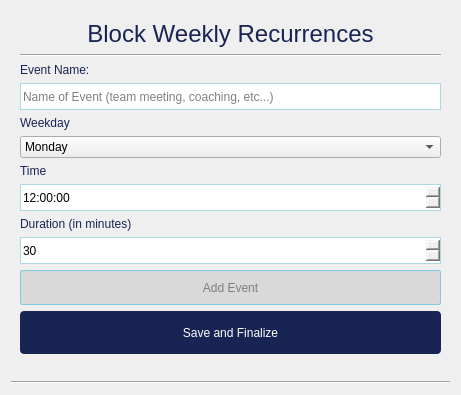
<?xml version="1.0" encoding="UTF-8"?>
<ui version="4.0">
 <class>Dialog</class>
 <widget class="QDialog" name="Dialog">
  <property name="geometry">
   <rect>
    <x>0</x>
    <y>0</y>
    <width>461</width>
    <height>395</height>
   </rect>
  </property>
  <property name="sizePolicy">
   <sizepolicy hsizetype="Expanding" vsizetype="Expanding">
    <horstretch>0</horstretch>
    <verstretch>0</verstretch>
   </sizepolicy>
  </property>
  <property name="maximumSize">
   <size>
    <width>463</width>
    <height>641</height>
   </size>
  </property>
  <property name="windowTitle">
   <string>Associate Setup</string>
  </property>
  <property name="styleSheet">
   <string notr="true">/* Set the color of text in PushButton to white */
QPushButton {
    background-color: #182454;
    color: white;
    border-radius: 4px;
    padding: 4px;
    font: 12pt &quot;Arial&quot;;
    height: 35px;
    
    
}
QPushButton:disabled{
    background-color: rgb(255, 225, 188);
    color: white;
    border-radius: 4px;
    padding: 4px;
    font: 12pt &quot;Arial&quot;;
    height: 35px;
}

/* Add a hover effect to buttons */
QPushButton:hover {
    background: #ff9d00;
    color: #ffffff
}

/* Add a pressed effect to buttons */
QPushButton:pressed {
    background: qlineargradient(x1: 0, y1: 0, x2: 0, y2: 1,
    stop: 0 #ff9d00, stop: 1 #ffb900);
}

QLabel{
	font: 87 9pt &quot;Arial&quot;;
   
	color: #182454;
    
}

QLineEdit{

    border: 1px solid lightblue;
    height: 25px;
}
QLineEdit:focus{
 
    border: 1px solid orange;   
}

QTimeEdit{
	border: 1px solid lightblue;
    font: 87 9pt &quot;Arial&quot;;
    height: 25px;
}
QTimeEdit:focus{
	border: 1px solid orange;
    font: 87 9pt &quot;Arial&quot;;
}

QDateTimeEdit{
	border: 1px solid lightblue;
    font: 87 9pt &quot;Arial&quot;;
    height: 25px;
}
QDateTimeEdit:focus{
	border: 1px solid orange;
    font: 87 9pt &quot;Arial&quot;;
}

QSpinBox{
	border: 1px solid lightblue;
    font: 87 9pt &quot;Arial&quot;;
    height: 25px;
}

QSpinBox:focus{
	border: 1px solid orange;
    font: 87 9pt &quot;Arial&quot;;
}</string>
  </property>
  <property name="sizeGripEnabled">
   <bool>false</bool>
  </property>
  <layout class="QGridLayout" name="gridLayout">
   <item row="1" column="0">
    <widget class="QStackedWidget" name="stackedWidget">
     <property name="styleSheet">
      <string notr="true">QTableWidget {
    border-radius: 10px;
    border: 2px solid rgb(227, 227, 227);
    background-color: rgb(227, 227, 227);
    color: rgb(11, 30, 100);
    font-weight: bold;
    font: calibri;
    gridline-color: #5f5f5f;
}

QTableCornerButton::section{
    background-color: #3c3c3c;
}
/* Add a hover effect to rows */
QTableWidget::item:hover {
    
    color: #7fcde1;
}

/* Add a hover effect to rows */
QTableWidget::item:selected {
    background-color: #6f6f6f;
    color: #7fcde1;

}

/* Set the color of text in TableWidget header to white */
QHeaderView::section {
    border-radius: 1px;
    border: 1px solid white;
    color: white;
    background-color: #3c3c3c;
    font: 9pt Arial;
    font-weight: bold;
}

QScrollBar:vertical{
    border: none;
    background-color: #303030;
    width: 14px;
    margin: 15px 0 15px 0;
    border-radius: 0px;
}

/*  HANDLE BAR VERTICAL */
QScrollBar::handle:vertical {	
	background-color: #6f6f6f;
	min-height: 30px;
	border-radius: 7px;
}
QScrollBar::handle:vertical:hover{	
	background-color: #ff9d00;
}
QScrollBar::handle:vertical:pressed {	
	background-color: #ffb900;
}

/* BTN TOP - SCROLLBAR */
QScrollBar::sub-line:vertical {
	border: none;
	background-color: #303030;
	height: 15px;
	border-top-left-radius: 7px;
	border-top-right-radius: 7px;
	subcontrol-position: top;
	subcontrol-origin: margin;
}

QScrollBar::sub-line:vertical:pressed {	
	background-color: #ffb900;
}

/* BTN BOTTOM - SCROLLBAR */
QScrollBar::add-line:vertical {
	border: none;
	background-color: #303030;
	height: 15px;
	border-bottom-left-radius: 7px;
	border-bottom-right-radius: 7px;
	subcontrol-position: bottom;
	subcontrol-origin: margin;
}

QScrollBar::add-line:vertical:pressed {	
	background-color: #ffb900;
}


/* RESET ARROW */
QScrollBar::up-arrow:vertical, QScrollBar::down-arrow:vertical {
	background: none;
}
QScrollBar::add-page:vertical, QScrollBar::sub-page:vertical {
	background: none;
}


/* HORIZONTAL SCROLLBAR - HOMEWORK */
QScrollBar:horizontal {
    border: none;
    background-color: #303030;
    height: 14px;
    margin: 0 15px 0 15px;
    border-radius: 0px;
}
QScrollBar::handle:horizontal {
	background-color: #6f6f6f;
	min-width: 30px;
	border-radius: 7px;
}

QScrollBar::handle:horizontal:hover{	
	background-color: #ff9d00;
}
QScrollBar::handle:horizontal:pressed {	
	background-color: #ffb900;
}
QScrollBar::add-line:horizontal {
	border: none;
	background-color: #303030;
	width: 15px;
	border-bottom-right-radius: 7px;
	border-top-right-radius: 7px;
	subcontrol-position: right;
	subcontrol-origin: margin;
}
QScrollBar::sub-line:horizontal {
	border: none;
	background-color: #303030;
	width: 15px;
	border-top-left-radius: 7px;
	border-bottom-left-radius: 7px;
	subcontrol-position: left;
	subcontrol-origin: margin;
}
QScrollBar::up-arrow:horizontal, QScrollBar::down-arrow:horizontal{

    background: none;
}
QScrollBar::add-page:horizontal, QScrollBar::sub-page:horizontal{

    background: none;
}</string>
     </property>
     <property name="currentIndex">
      <number>3</number>
     </property>
     <widget class="QWidget" name="welcome">
      <layout class="QHBoxLayout" name="horizontalLayout_2">
       <item>
        <layout class="QVBoxLayout" name="verticalLayout">
         <item>
          <widget class="QLabel" name="label_7">
           <property name="sizePolicy">
            <sizepolicy hsizetype="Preferred" vsizetype="Fixed">
             <horstretch>0</horstretch>
             <verstretch>0</verstretch>
            </sizepolicy>
           </property>
           <property name="font">
            <font>
             <family>Arial</family>
             <pointsize>18</pointsize>
             <weight>50</weight>
             <italic>false</italic>
             <bold>false</bold>
            </font>
           </property>
           <property name="styleSheet">
            <string notr="true">QLabel{
    color: #182454;
    font: 18pt &quot;Arial&quot;;
    font-weight: 400;
    
}</string>
           </property>
           <property name="text">
            <string>Welcome!</string>
           </property>
           <property name="alignment">
            <set>Qt::AlignCenter</set>
           </property>
          </widget>
         </item>
         <item>
          <widget class="QLabel" name="label_10">
           <property name="sizePolicy">
            <sizepolicy hsizetype="Preferred" vsizetype="Fixed">
             <horstretch>0</horstretch>
             <verstretch>0</verstretch>
            </sizepolicy>
           </property>
           <property name="styleSheet">
            <string notr="true">QLabel{
    color: #182454;
    font: 8pt &quot;Arial&quot;;
    font-weight: 600;
}</string>
           </property>
           <property name="text">
            <string>Enter Your Information Below</string>
           </property>
           <property name="alignment">
            <set>Qt::AlignCenter</set>
           </property>
          </widget>
         </item>
         <item>
          <widget class="QLabel" name="label_2">
           <property name="sizePolicy">
            <sizepolicy hsizetype="Preferred" vsizetype="Fixed">
             <horstretch>0</horstretch>
             <verstretch>0</verstretch>
            </sizepolicy>
           </property>
           <property name="text">
            <string>*First Name:</string>
           </property>
          </widget>
         </item>
         <item>
          <widget class="QLineEdit" name="nameEdit">
           <property name="sizePolicy">
            <sizepolicy hsizetype="Expanding" vsizetype="Fixed">
             <horstretch>0</horstretch>
             <verstretch>0</verstretch>
            </sizepolicy>
           </property>
           <property name="placeholderText">
            <string>First Name</string>
           </property>
          </widget>
         </item>
         <item>
          <widget class="QLabel" name="label_3">
           <property name="sizePolicy">
            <sizepolicy hsizetype="Preferred" vsizetype="Fixed">
             <horstretch>0</horstretch>
             <verstretch>0</verstretch>
            </sizepolicy>
           </property>
           <property name="text">
            <string>*Last Name:</string>
           </property>
          </widget>
         </item>
         <item>
          <widget class="QLineEdit" name="lastEdit">
           <property name="placeholderText">
            <string>Last Name</string>
           </property>
          </widget>
         </item>
         <item>
          <widget class="QLabel" name="label_5">
           <property name="sizePolicy">
            <sizepolicy hsizetype="Preferred" vsizetype="Fixed">
             <horstretch>0</horstretch>
             <verstretch>0</verstretch>
            </sizepolicy>
           </property>
           <property name="text">
            <string>*Manager Email:</string>
           </property>
          </widget>
         </item>
         <item>
          <widget class="QLineEdit" name="lineEdit">
           <property name="text">
            <string/>
           </property>
           <property name="placeholderText">
            <string>Email Address</string>
           </property>
          </widget>
         </item>
         <item>
          <widget class="QLabel" name="label_4">
           <property name="sizePolicy">
            <sizepolicy hsizetype="Preferred" vsizetype="Fixed">
             <horstretch>0</horstretch>
             <verstretch>0</verstretch>
            </sizepolicy>
           </property>
           <property name="text">
            <string>Calendly Link (Optional):</string>
           </property>
          </widget>
         </item>
         <item>
          <widget class="QLineEdit" name="schedulingEdit">
           <property name="styleSheet">
            <string notr="true">margin: 0px</string>
           </property>
           <property name="placeholderText">
            <string>Scheduling Link</string>
           </property>
          </widget>
         </item>
         <item>
          <widget class="QPushButton" name="continue_1">
           <property name="styleSheet">
            <string notr="true">height: 25px;</string>
           </property>
           <property name="text">
            <string>Continue</string>
           </property>
          </widget>
         </item>
        </layout>
       </item>
      </layout>
     </widget>
     <widget class="QWidget" name="language_select">
      <layout class="QVBoxLayout" name="verticalLayout_4">
       <item>
        <widget class="QLabel" name="label_20">
         <property name="maximumSize">
          <size>
           <width>16777215</width>
           <height>50</height>
          </size>
         </property>
         <property name="styleSheet">
          <string notr="true">font: 18pt Arial</string>
         </property>
         <property name="text">
          <string>Language Selection</string>
         </property>
         <property name="alignment">
          <set>Qt::AlignCenter</set>
         </property>
        </widget>
       </item>
       <item>
        <widget class="QLabel" name="label">
         <property name="maximumSize">
          <size>
           <width>16777215</width>
           <height>25</height>
          </size>
         </property>
         <property name="text">
          <string>Select all that apply.</string>
         </property>
         <property name="alignment">
          <set>Qt::AlignCenter</set>
         </property>
        </widget>
       </item>
       <item>
        <layout class="QHBoxLayout" name="horizontalLayout">
         <item>
          <widget class="QPushButton" name="spanish">
           <property name="focusPolicy">
            <enum>Qt::StrongFocus</enum>
           </property>
           <property name="styleSheet">
            <string notr="true">QPushButton {
    background-color: rgb(217, 217, 217);
	color: rgb(222, 222, 222);
    color: rgb(125, 125, 125);
    border: 1px solid #7fcde1;
    border-radius: 2px;
    padding: 4px;
    font: 10pt &quot;Arial&quot;;
    height: 25px;
    
    
    
}

/* Add a hover effect to buttons */
QPushButton:hover {
    background: rgb(241, 241, 241);
    font: rgb(186, 186, 186);
    color: rgb(176, 176, 176);
}

/* Add a pressed effect to buttons */
QPushButton:pressed {
    background: qlineargradient(x1: 0, y1: 0, x2: 0, y2: 1,
    stop: 0 #ff9d00, stop: 1 #ffb900);
	color: white;
}</string>
           </property>
           <property name="text">
            <string>Spanish</string>
           </property>
           <property name="checkable">
            <bool>true</bool>
           </property>
           <property name="checked">
            <bool>false</bool>
           </property>
          </widget>
         </item>
         <item>
          <widget class="QPushButton" name="english">
           <property name="styleSheet">
            <string notr="true">QPushButton {
    background-color: rgb(217, 217, 217);
	color: rgb(222, 222, 222);
    color: rgb(125, 125, 125);
    border: 1px solid #7fcde1;
    border-radius: 2px;
    padding: 4px;
    font: 10pt &quot;Arial&quot;;
    height: 25px;
    
    
    
}

/* Add a hover effect to buttons */
QPushButton:hover {
    background: rgb(241, 241, 241);
    font: rgb(186, 186, 186);
    color: rgb(176, 176, 176);
}

/* Add a pressed effect to buttons */
QPushButton:pressed {
    background: qlineargradient(x1: 0, y1: 0, x2: 0, y2: 1,
    stop: 0 #ff9d00, stop: 1 #ffb900);
	color: white;
}</string>
           </property>
           <property name="text">
            <string>English</string>
           </property>
           <property name="checkable">
            <bool>true</bool>
           </property>
          </widget>
         </item>
         <item>
          <widget class="QPushButton" name="portuguese">
           <property name="styleSheet">
            <string notr="true">QPushButton {
    background-color: rgb(217, 217, 217);
	color: rgb(222, 222, 222);
    color: rgb(125, 125, 125);
    border: 1px solid #7fcde1;
    border-radius: 2px;
    padding: 4px;
    font: 10pt &quot;Arial&quot;;
    height: 25px;
    
    
    
}

/* Add a hover effect to buttons */
QPushButton:hover {
    background: rgb(241, 241, 241);
    font: rgb(186, 186, 186);
    color: rgb(176, 176, 176);
}

/* Add a pressed effect to buttons */
QPushButton:pressed {
    background: qlineargradient(x1: 0, y1: 0, x2: 0, y2: 1,
    stop: 0 #ff9d00, stop: 1 #ffb900);
	color: white;
}</string>
           </property>
           <property name="text">
            <string>Portuguese</string>
           </property>
           <property name="checkable">
            <bool>true</bool>
           </property>
          </widget>
         </item>
        </layout>
       </item>
       <item>
        <layout class="QHBoxLayout" name="horizontalLayout_4">
         <item>
          <widget class="QPushButton" name="french">
           <property name="styleSheet">
            <string notr="true">QPushButton {
    background-color: rgb(217, 217, 217);
	color: rgb(222, 222, 222);
    color: rgb(125, 125, 125);
    border: 1px solid #7fcde1;
    border-radius: 2px;
    padding: 4px;
    font: 10pt &quot;Arial&quot;;
    height: 25px;
    
    
    
}

/* Add a hover effect to buttons */
QPushButton:hover {
    background: rgb(241, 241, 241);
    font: rgb(186, 186, 186);
    color: rgb(176, 176, 176);
}

/* Add a pressed effect to buttons */
QPushButton:pressed {
    background: qlineargradient(x1: 0, y1: 0, x2: 0, y2: 1,
    stop: 0 #ff9d00, stop: 1 #ffb900);
	color: white;
}</string>
           </property>
           <property name="text">
            <string>French</string>
           </property>
           <property name="checkable">
            <bool>true</bool>
           </property>
          </widget>
         </item>
         <item>
          <widget class="QPushButton" name="japanese">
           <property name="styleSheet">
            <string notr="true">QPushButton {
    background-color: rgb(217, 217, 217);
	color: rgb(222, 222, 222);
    color: rgb(125, 125, 125);
    border: 1px solid #7fcde1;
    border-radius: 2px;
    padding: 4px;
    font: 10pt &quot;Arial&quot;;
    height: 25px;
    
    
    
}

/* Add a hover effect to buttons */
QPushButton:hover {
    background: rgb(241, 241, 241);
    font: rgb(186, 186, 186);
    color: rgb(176, 176, 176);
}

/* Add a pressed effect to buttons */
QPushButton:pressed {
    background: qlineargradient(x1: 0, y1: 0, x2: 0, y2: 1,
    stop: 0 #ff9d00, stop: 1 #ffb900);
	color: white;
}</string>
           </property>
           <property name="text">
            <string>Japanese</string>
           </property>
           <property name="checkable">
            <bool>true</bool>
           </property>
          </widget>
         </item>
        </layout>
       </item>
       <item>
        <layout class="QHBoxLayout" name="horizontalLayout_5">
         <property name="sizeConstraint">
          <enum>QLayout::SetDefaultConstraint</enum>
         </property>
         <item>
          <widget class="QPushButton" name="mandarin">
           <property name="maximumSize">
            <size>
             <width>200</width>
             <height>16777215</height>
            </size>
           </property>
           <property name="styleSheet">
            <string notr="true">QPushButton {
    background-color: rgb(217, 217, 217);
	color: rgb(222, 222, 222);
    color: rgb(125, 125, 125);
    border: 1px solid #7fcde1;
    border-radius: 2px;
    padding: 4px;
    font: 10pt &quot;Arial&quot;;
    height: 25px;
    
    
    
}

/* Add a hover effect to buttons */
QPushButton:hover {
    background: rgb(241, 241, 241);
    font: rgb(186, 186, 186);
    color: rgb(176, 176, 176);
}

/* Add a pressed effect to buttons */
QPushButton:pressed {
    background: qlineargradient(x1: 0, y1: 0, x2: 0, y2: 1,
    stop: 0 #ff9d00, stop: 1 #ffb900);
	color: white;
}</string>
           </property>
           <property name="text">
            <string>Mandarin</string>
           </property>
           <property name="checkable">
            <bool>true</bool>
           </property>
          </widget>
         </item>
        </layout>
       </item>
       <item>
        <widget class="QPushButton" name="continue_2">
         <property name="styleSheet">
          <string notr="true">height: 25px;</string>
         </property>
         <property name="text">
          <string>Continue</string>
         </property>
        </widget>
       </item>
      </layout>
     </widget>
     <widget class="QWidget" name="daily_recurrences">
      <layout class="QVBoxLayout" name="verticalLayout_2">
       <item>
        <widget class="QLabel" name="label_8">
         <property name="sizePolicy">
          <sizepolicy hsizetype="Preferred" vsizetype="Fixed">
           <horstretch>0</horstretch>
           <verstretch>0</verstretch>
          </sizepolicy>
         </property>
         <property name="font">
          <font>
           <family>Arial</family>
           <pointsize>18</pointsize>
           <weight>50</weight>
           <italic>false</italic>
           <bold>false</bold>
          </font>
         </property>
         <property name="styleSheet">
          <string notr="true">QLabel{
    color: #182454;
    font: 18pt &quot;Arial&quot;;
    font-weight: 400;
    
}</string>
         </property>
         <property name="text">
          <string>Block Daily Recurrences</string>
         </property>
         <property name="alignment">
          <set>Qt::AlignCenter</set>
         </property>
        </widget>
       </item>
       <item>
        <widget class="Line" name="line_2">
         <property name="orientation">
          <enum>Qt::Horizontal</enum>
         </property>
        </widget>
       </item>
       <item>
        <widget class="QLabel" name="label_13">
         <property name="sizePolicy">
          <sizepolicy hsizetype="Preferred" vsizetype="Fixed">
           <horstretch>0</horstretch>
           <verstretch>0</verstretch>
          </sizepolicy>
         </property>
         <property name="font">
          <font>
           <family>Arial</family>
           <pointsize>9</pointsize>
           <weight>50</weight>
           <italic>false</italic>
           <bold>false</bold>
          </font>
         </property>
         <property name="styleSheet">
          <string notr="true">QLabel{
    color: #182454;
    font: 9pt &quot;Arial&quot;;
    font-weight: 400;
    
}</string>
         </property>
         <property name="text">
          <string>Event Name:</string>
         </property>
         <property name="alignment">
          <set>Qt::AlignLeading|Qt::AlignLeft|Qt::AlignVCenter</set>
         </property>
        </widget>
       </item>
       <item>
        <widget class="QLineEdit" name="eventEdit">
         <property name="minimumSize">
          <size>
           <width>0</width>
           <height>0</height>
          </size>
         </property>
         <property name="placeholderText">
          <string>Name of Event (lunch, break, etc...)</string>
         </property>
        </widget>
       </item>
       <item>
        <widget class="QLabel" name="label_11">
         <property name="sizePolicy">
          <sizepolicy hsizetype="Preferred" vsizetype="Fixed">
           <horstretch>0</horstretch>
           <verstretch>0</verstretch>
          </sizepolicy>
         </property>
         <property name="font">
          <font>
           <family>Arial</family>
           <pointsize>9</pointsize>
           <weight>50</weight>
           <italic>false</italic>
           <bold>false</bold>
          </font>
         </property>
         <property name="styleSheet">
          <string notr="true">QLabel{
    color: #182454;
    font: 9pt &quot;Arial&quot;;
    font-weight: 400;
    
}</string>
         </property>
         <property name="text">
          <string>Time</string>
         </property>
         <property name="alignment">
          <set>Qt::AlignLeading|Qt::AlignLeft|Qt::AlignVCenter</set>
         </property>
        </widget>
       </item>
       <item>
        <widget class="QTimeEdit" name="timeEdit">
         <property name="dateTime">
          <datetime>
           <hour>12</hour>
           <minute>0</minute>
           <second>0</second>
           <year>2000</year>
           <month>1</month>
           <day>1</day>
          </datetime>
         </property>
        </widget>
       </item>
       <item>
        <widget class="QLabel" name="label_12">
         <property name="sizePolicy">
          <sizepolicy hsizetype="Preferred" vsizetype="Fixed">
           <horstretch>0</horstretch>
           <verstretch>0</verstretch>
          </sizepolicy>
         </property>
         <property name="font">
          <font>
           <family>Arial</family>
           <pointsize>9</pointsize>
           <weight>50</weight>
           <italic>false</italic>
           <bold>false</bold>
          </font>
         </property>
         <property name="styleSheet">
          <string notr="true">QLabel{
    color: #182454;
    font: 9pt &quot;Arial&quot;;
    font-weight: 400;
    
}</string>
         </property>
         <property name="text">
          <string>Duration (in minutes)</string>
         </property>
         <property name="alignment">
          <set>Qt::AlignLeading|Qt::AlignLeft|Qt::AlignVCenter</set>
         </property>
        </widget>
       </item>
       <item>
        <widget class="QSpinBox" name="durationEdit">
         <property name="maximum">
          <number>120</number>
         </property>
         <property name="value">
          <number>30</number>
         </property>
        </widget>
       </item>
       <item>
        <widget class="QPushButton" name="addDaily">
         <property name="styleSheet">
          <string notr="true">QPushButton {
    background-color: rgb(217, 217, 217);
	color: rgb(222, 222, 222);
    color: rgb(125, 125, 125);
    border: 1px solid #7fcde1;
    border-radius: 2px;
    padding: 4px;
    font: 10pt &quot;Arial&quot;;
    height: 25px;
    
    
    
}

/* Add a hover effect to buttons */
QPushButton:hover {
    background: rgb(241, 241, 241);
    font: rgb(186, 186, 186);
    color: rgb(176, 176, 176);
}

/* Add a pressed effect to buttons */
QPushButton:pressed {
    background: qlineargradient(x1: 0, y1: 0, x2: 0, y2: 1,
    stop: 0 #ff9d00, stop: 1 #ffb900);
}</string>
         </property>
         <property name="text">
          <string>Add Event</string>
         </property>
        </widget>
       </item>
       <item>
        <widget class="QPushButton" name="saveDaily">
         <property name="text">
          <string>Save and Continue</string>
         </property>
        </widget>
       </item>
      </layout>
     </widget>
     <widget class="QWidget" name="weekly_recurrences">
      <layout class="QVBoxLayout" name="verticalLayout_3">
       <item>
        <widget class="QLabel" name="label_14">
         <property name="sizePolicy">
          <sizepolicy hsizetype="Preferred" vsizetype="Fixed">
           <horstretch>0</horstretch>
           <verstretch>0</verstretch>
          </sizepolicy>
         </property>
         <property name="font">
          <font>
           <family>Arial</family>
           <pointsize>18</pointsize>
           <weight>50</weight>
           <italic>false</italic>
           <bold>false</bold>
          </font>
         </property>
         <property name="styleSheet">
          <string notr="true">QLabel{
    color: #182454;
    font: 18pt &quot;Arial&quot;;
    font-weight: 400;
    
}</string>
         </property>
         <property name="text">
          <string>Block Weekly Recurrences</string>
         </property>
         <property name="alignment">
          <set>Qt::AlignCenter</set>
         </property>
        </widget>
       </item>
       <item>
        <widget class="Line" name="line_3">
         <property name="orientation">
          <enum>Qt::Horizontal</enum>
         </property>
        </widget>
       </item>
       <item>
        <widget class="QLabel" name="label_16">
         <property name="sizePolicy">
          <sizepolicy hsizetype="Preferred" vsizetype="Fixed">
           <horstretch>0</horstretch>
           <verstretch>0</verstretch>
          </sizepolicy>
         </property>
         <property name="font">
          <font>
           <family>Arial</family>
           <pointsize>9</pointsize>
           <weight>50</weight>
           <italic>false</italic>
           <bold>false</bold>
          </font>
         </property>
         <property name="styleSheet">
          <string notr="true">QLabel{
    color: #182454;
    font: 9pt &quot;Arial&quot;;
    font-weight: 400;
    
}</string>
         </property>
         <property name="text">
          <string>Event Name:</string>
         </property>
         <property name="alignment">
          <set>Qt::AlignLeading|Qt::AlignLeft|Qt::AlignVCenter</set>
         </property>
        </widget>
       </item>
       <item>
        <widget class="QLineEdit" name="eventEdit_2">
         <property name="minimumSize">
          <size>
           <width>0</width>
           <height>0</height>
          </size>
         </property>
         <property name="placeholderText">
          <string>Name of Event (team meeting, coaching, etc...)</string>
         </property>
        </widget>
       </item>
       <item>
        <widget class="QLabel" name="label_19">
         <property name="sizePolicy">
          <sizepolicy hsizetype="Preferred" vsizetype="Fixed">
           <horstretch>0</horstretch>
           <verstretch>0</verstretch>
          </sizepolicy>
         </property>
         <property name="font">
          <font>
           <family>Arial</family>
           <pointsize>9</pointsize>
           <weight>50</weight>
           <italic>false</italic>
           <bold>false</bold>
          </font>
         </property>
         <property name="styleSheet">
          <string notr="true">QLabel{
    color: #182454;
    font: 9pt &quot;Arial&quot;;
    font-weight: 400;
    
}</string>
         </property>
         <property name="text">
          <string>Weekday</string>
         </property>
         <property name="alignment">
          <set>Qt::AlignLeading|Qt::AlignLeft|Qt::AlignVCenter</set>
         </property>
        </widget>
       </item>
       <item>
        <widget class="QComboBox" name="weekSelect">
         <item>
          <property name="text">
           <string>Monday</string>
          </property>
         </item>
         <item>
          <property name="text">
           <string>Tuesday</string>
          </property>
         </item>
         <item>
          <property name="text">
           <string>Wednesday</string>
          </property>
         </item>
         <item>
          <property name="text">
           <string>Thursday</string>
          </property>
         </item>
         <item>
          <property name="text">
           <string>Friday</string>
          </property>
         </item>
        </widget>
       </item>
       <item>
        <widget class="QLabel" name="label_18">
         <property name="sizePolicy">
          <sizepolicy hsizetype="Preferred" vsizetype="Fixed">
           <horstretch>0</horstretch>
           <verstretch>0</verstretch>
          </sizepolicy>
         </property>
         <property name="font">
          <font>
           <family>Arial</family>
           <pointsize>9</pointsize>
           <weight>50</weight>
           <italic>false</italic>
           <bold>false</bold>
          </font>
         </property>
         <property name="styleSheet">
          <string notr="true">QLabel{
    color: #182454;
    font: 9pt &quot;Arial&quot;;
    font-weight: 400;
    
}</string>
         </property>
         <property name="text">
          <string>Time</string>
         </property>
         <property name="alignment">
          <set>Qt::AlignLeading|Qt::AlignLeft|Qt::AlignVCenter</set>
         </property>
        </widget>
       </item>
       <item>
        <widget class="QTimeEdit" name="timeEdit_2">
         <property name="dateTime">
          <datetime>
           <hour>12</hour>
           <minute>0</minute>
           <second>0</second>
           <year>2000</year>
           <month>1</month>
           <day>1</day>
          </datetime>
         </property>
        </widget>
       </item>
       <item>
        <widget class="QLabel" name="label_17">
         <property name="sizePolicy">
          <sizepolicy hsizetype="Preferred" vsizetype="Fixed">
           <horstretch>0</horstretch>
           <verstretch>0</verstretch>
          </sizepolicy>
         </property>
         <property name="font">
          <font>
           <family>Arial</family>
           <pointsize>9</pointsize>
           <weight>50</weight>
           <italic>false</italic>
           <bold>false</bold>
          </font>
         </property>
         <property name="styleSheet">
          <string notr="true">QLabel{
    color: #182454;
    font: 9pt &quot;Arial&quot;;
    font-weight: 400;
    
}</string>
         </property>
         <property name="text">
          <string>Duration (in minutes)</string>
         </property>
         <property name="alignment">
          <set>Qt::AlignLeading|Qt::AlignLeft|Qt::AlignVCenter</set>
         </property>
        </widget>
       </item>
       <item>
        <widget class="QSpinBox" name="durationEdit_2">
         <property name="maximum">
          <number>120</number>
         </property>
         <property name="value">
          <number>30</number>
         </property>
        </widget>
       </item>
       <item>
        <widget class="QPushButton" name="addWeekly">
         <property name="styleSheet">
          <string notr="true">QPushButton {
    background-color: rgb(217, 217, 217);
	color: rgb(222, 222, 222);
    color: rgb(125, 125, 125);
    border: 1px solid #7fcde1;
    border-radius: 2px;
    padding: 4px;
    font: 10pt &quot;Arial&quot;;
    height: 25px;
    
    
    
}

/* Add a hover effect to buttons */
QPushButton:hover {
    background: rgb(241, 241, 241);
    font: rgb(186, 186, 186);
    color: rgb(176, 176, 176);
}

/* Add a pressed effect to buttons */
QPushButton:pressed {
    background: qlineargradient(x1: 0, y1: 0, x2: 0, y2: 1,
    stop: 0 #ff9d00, stop: 1 #ffb900);
}</string>
         </property>
         <property name="text">
          <string>Add Event</string>
         </property>
        </widget>
       </item>
       <item>
        <widget class="QPushButton" name="saveWeekly">
         <property name="text">
          <string>Save and Finalize</string>
         </property>
        </widget>
       </item>
      </layout>
     </widget>
    </widget>
   </item>
   <item row="2" column="0">
    <widget class="Line" name="line_4">
     <property name="orientation">
      <enum>Qt::Horizontal</enum>
     </property>
    </widget>
   </item>
  </layout>
 </widget>
 <resources>
  <include location="../../Desktop/test.qrc"/>
 </resources>
 <connections/>
</ui>
